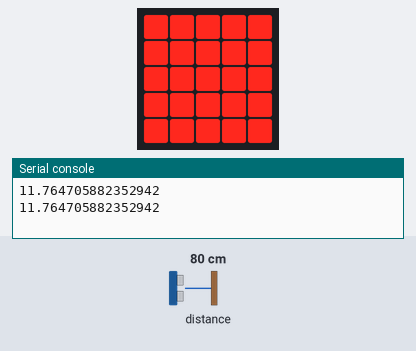
A program run on a simulated BBC micro:bit (MakeCode). Parts: the board's 5×5 LED display, the last lines printed to the serial console. The test bench sets the inputs (shaded band); at power-on: distance to the obstacle 80 cm.

Above: at 1.2 s.
1.3 s: distance to the obstacle set to 2 cm
At 3.2 s:
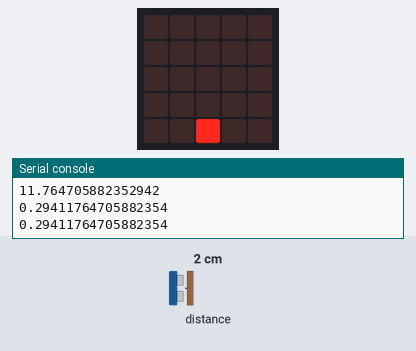
3.5 s: distance to the obstacle set to 9 cm
At 5.2 s:
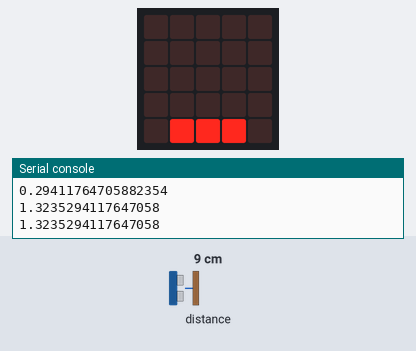
5.5 s: distance to the obstacle set to 18 cm
At 7.1 s:
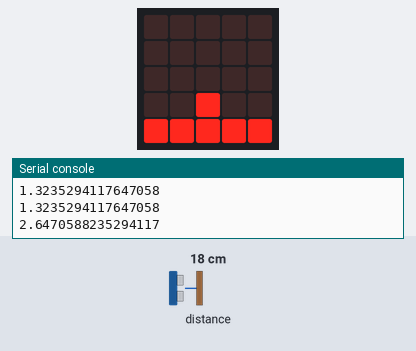
7.6 s: distance to the obstacle set to 35 cm
At 9.1 s:
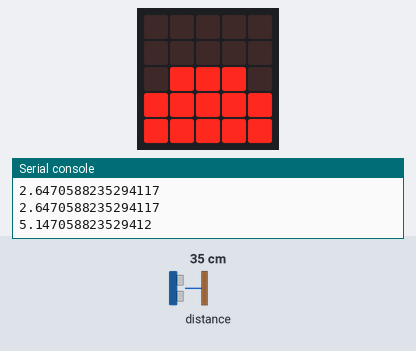
11.7 s: distance to the obstacle set to 9 cm
At 13.1 s:
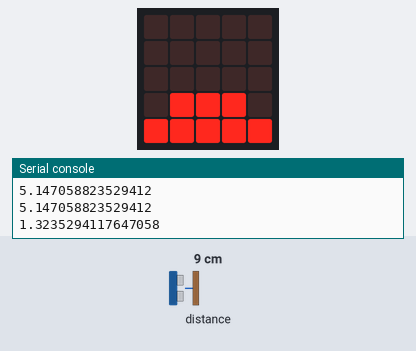
13.7 s: distance to the obstacle set to 18 cm
At 15.0 s:
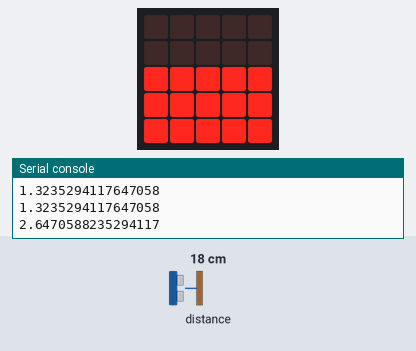
Timing chart, 0 to 16.7 s (numbered marks = the images above; inputs shaded):
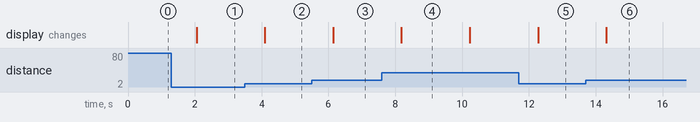

The program:

main.ts
```typescript
let valeur = 0
datalogger.setColumnTitles("distance")
let comp = 0
basic.forever(function () {
    valeur = sonar.ping(
    DigitalPin.P1,
    DigitalPin.P1,
    PingUnit.Centimeters
    )
    if (comp == 60) {
        datalogger.log(datalogger.createCV("distance", valeur))
        comp = 0
    } else {
        comp += 1
    }
    led.plotBarGraph(
    Math.map(valeur, 0, 170, 0, 25),
    0
    )
    basic.pause(1000)
})
```

test.ts
```typescript
// les tests vont ici ; cela ne sera pas compilé si ce paquet est utilisé en tant qu'extension.
```

Measured:
- after the input at 1.3 s, the display: changes after 0.75 s (image 1)
- after the input at 3.5 s, the display: changes after 0.60 s (image 2)
- after the input at 5.5 s, the display: changes after 0.64 s (image 3)
- after the input at 7.6 s, the display: changes after 0.58 s (image 4)
- after the input at 11.7 s, the display: changes after 0.57 s (image 5)
- after the input at 13.7 s, the display: changes after 0.62 s (image 6)
- what the display in image 4 shows lasts 2.0 s, from 8.2 s to 10.2 s
